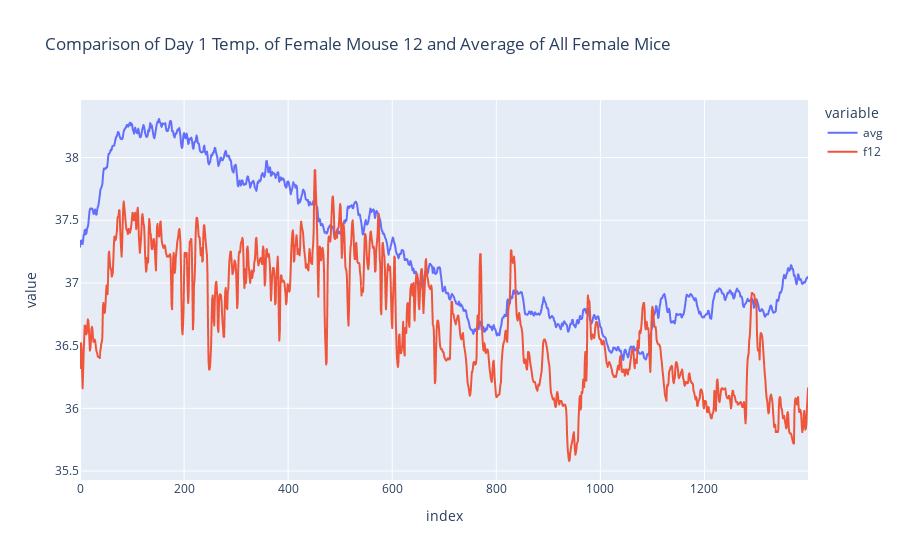

Notebook code cell kept with this figure:
### Code cell
diffs = pd.DataFrame()
diffs['avg'] = (miceft['f1'] + miceft['f2'] + miceft['f3'] + miceft['f4'] + miceft['f5'] + miceft['f6'] + miceft['f7'] + miceft['f8'] + miceft['f9'] + 
                miceft['f10'] + miceft['f11'] + miceft['f12'] + miceft['f13']) / 13
diffs['f12'] = miceft['f12']
diffsTest = diffs[:1400]
px.line(diffsTest, y=['avg', 'f12'], title='Comparison of Day 1 Temp. of Female Mouse 12 and Average of All Female Mice')

### Figure 1 — Plotly figure (JSON) as saved in the notebook; plotly's stock layout.template omitted (floating-point values rounded to 4 significant figures; data arrays with more than 128 entries replaced by an {"elided": "..."} marker saying what was removed)
{"data": [{"hovertemplate": "variable=avg<br>index=%{x}<br>value=%{y}<extra></extra>", "legendgroup": "avg", "line": {"color": "#636efa", "dash": "solid"}, "marker": {"symbol": "circle"}, "mode": "lines", "name": "avg", "showlegend": true, "type": "scattergl", "x": {"elided": "1400 int values"}, "xaxis": "x", "y": {"elided": "1400 float values"}, "yaxis": "y"}, {"hovertemplate": "variable=f12<br>index=%{x}<br>value=%{y}<extra></extra>", "legendgroup": "f12", "line": {"color": "#EF553B", "dash": "solid"}, "marker": {"symbol": "circle"}, "mode": "lines", "name": "f12", "showlegend": true, "type": "scattergl", "x": {"elided": "1400 int values"}, "xaxis": "x", "y": {"elided": "1400 float values"}, "yaxis": "y"}], "layout": {"legend": {"title": {"text": "variable"}, "tracegroupgap": 0}, "title": {"text": "Comparison of Day 1 Temp. of Female Mouse 12 and Average of All Female Mice"}, "xaxis": {"anchor": "y", "domain": [0, 1], "title": {"text": "index"}}, "yaxis": {"anchor": "x", "domain": [0, 1], "title": {"text": "value"}}}}
